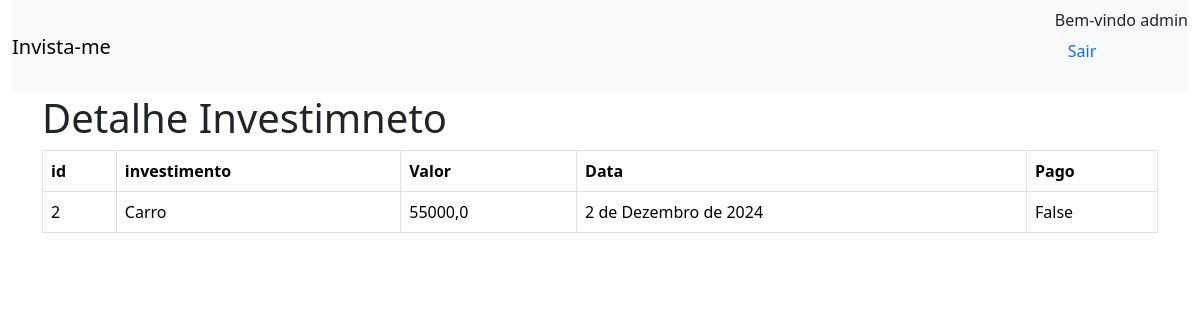
//2 (signed in), run on the app's committed database.
### invista_me/models.py (models this page shows)
class Investimento(models.Model):
    investimento = models.TextField(max_length=255)
    valor = models.FloatField()
    pago = models.BooleanField(default=False)
    data = models.DateField(default=datetime.now)

### invista_me/views.py (the view)
# urls.py: path('/<int:id_investimento>',detalhe, name='detalhe'),
@login_required
def detalhe(request, id_investimento):
    dados = {
        'dados' : Investimento.objects.get(pk=id_investimento)
        }
    return render(request, 'investimentos/detalhe.html', dados)

### invista_me/templates/investimentos/detalhe.html
{% extends "investimentos/base.html" %}
{% block conteudo %}
<div class='container'>
    <h1>Detalhe Investimneto</h1>
    <table class='table table-hover table-bordered'>
        <tr>
            <th>id</th>
            <th>investimento</th>
            <th>Valor</th>
            <th>Data</th>
            <th>Pago</th>
        </tr>
        <td>{{ dados.id }}</td>
        <td>{{ dados.investimento }}</td>
        <td>{{ dados.valor }}</td>
        <td>{{ dados.data }}</td>
        <td>{{ dados.pago }}</td>
    </table>
</div>
{% endblock  %}

### invista_me/templates/investimentos/base.html (shortened to what this page needs)
<!doctype html>
<html lang="en">
  <head>
    <link href="https://cdn.jsdelivr.net/npm/bootstrap@5.3.3/dist/css/bootstrap.min.css" rel="stylesheet">
  </head>
  <body>
    <div class="container-fluid">
      <nav class="navbar bg-body-tertiary">
          <a class="navbar-brand" href="{% url 'investimentos' %}">Invista-me</a>
          <ul style="list-style: none;">
            {% if user.is_authenticated %}
            <li class="nav-item">
                <strong class= "nav-item nav-link">Bem-vindo {{user.get_username}} </strong>
            </li>
            <li class="nav-item">
                <form method="POST" action="{% url 'logout' %}">
                  <button class="btn bg-light text-primary" type="submit">Sair</button>
                </form>
            </li>
        {% endif %}
          </ul>
        </div>
        {% block conteudo %}
        {% endblock  %}
  </body>
</html>

### data on the page
Investimento: id "2", investimento "Carro", valor "55000,0", data "2 de Dezembro de 2024", pago "False"

### other printed values
{{ user.get_username }} "admin"
